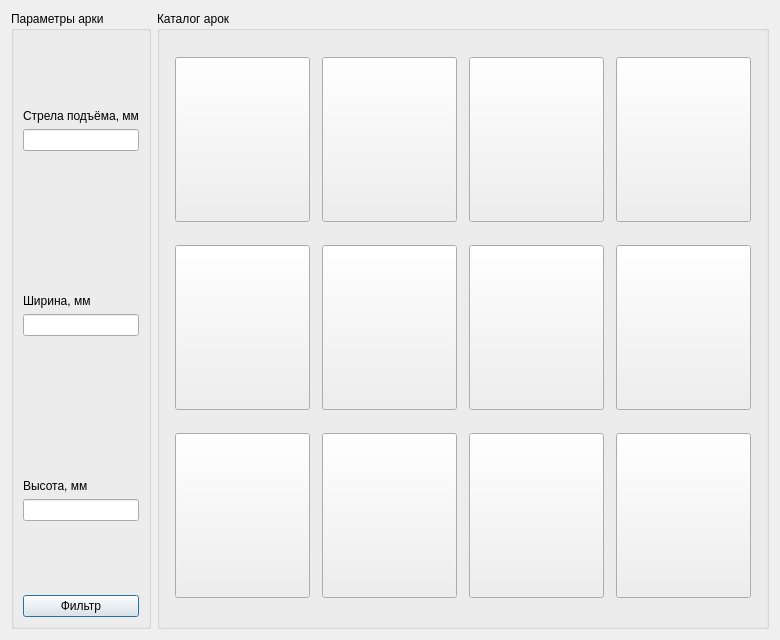
<?xml version="1.0" encoding="UTF-8"?>
<ui version="4.0">
 <class>SecondWindow</class>
 <widget class="QDialog" name="SecondWindow">
  <property name="geometry">
   <rect>
    <x>0</x>
    <y>0</y>
    <width>780</width>
    <height>640</height>
   </rect>
  </property>
  <property name="minimumSize">
   <size>
    <width>780</width>
    <height>640</height>
   </size>
  </property>
  <property name="maximumSize">
   <size>
    <width>780</width>
    <height>640</height>
   </size>
  </property>
  <property name="windowTitle">
   <string>Dialog</string>
  </property>
  <property name="whatsThis">
   <string>&lt;html&gt;&lt;head/&gt;&lt;body&gt;&lt;p align=&quot;center&quot;&gt;&lt;span style=&quot; font-size:9pt;&quot;&gt;Вас приветствует &lt;/span&gt;&lt;span style=&quot; font-size:9pt; font-weight:600; font-style:italic; text-decoration: underline;&quot;&gt;Arch Creator &lt;/span&gt;&lt;span style=&quot; font-size:9pt;&quot;&gt;!&lt;/span&gt;&lt;/p&gt;&lt;p align=&quot;center&quot;&gt;&lt;span style=&quot; font-size:9pt;&quot;&gt;Эта программа поможет Вам создать чертёж арки для дверного или оконного проёма.&lt;/span&gt;&lt;/p&gt;&lt;p align=&quot;justify&quot;&gt;&lt;span style=&quot; font-size:9pt;&quot;&gt;Для создания чертежа, введите значения ширины и высоты проёма, а так же, стрелы подъёма арки в соответствующие поля. Значения указываются в миллиметрах, натуральными числами от 1 до 10 000 включительно. Ниже представлен эскиз арки, на котором указаны требуемые параметры.&lt;/span&gt;&lt;/p&gt;&lt;p align=&quot;center&quot;&gt;&lt;br/&gt;&lt;img src=&quot;:/new/Арка.png&quot;/&gt;&lt;/p&gt;&lt;p align=&quot;justify&quot;&gt;&lt;span style=&quot; font-size:9pt;&quot;&gt;После ввода значений, кликните на кнопку Фильтр. Программа выберет арки, которые возможно построить, при заданых параметрах.&lt;/span&gt;&lt;/p&gt;&lt;p align=&quot;justify&quot;&gt;&lt;span style=&quot; font-size:9pt;&quot;&gt;Обратите внимание на Каталог арок. Фон арок, для которых возможно построение, стал белым. Кликните на нужную Вам арку. Перед Вами появится чертёж выбраной арки. На нём, в миллиметрах, указаны все нужные для построения значения. Часть арок возможно построить, исполюзуя дополнительные построения из геометрических фигур, а некоторорые арки задаются указаными уравнениями. Также на чертеже присутствует иформация о соединении криволинейной и прямоугольной частей арки. Чем ближе значение угла к 0, тем плавнее переход.&lt;/span&gt;&lt;/p&gt;&lt;p align=&quot;justify&quot;&gt;&lt;span style=&quot; font-size:9pt;&quot;&gt;Вы можете сохранить чертёж к себе на компьютер, для этого кликните на кнопку Сохранить и выберите нужную папку.&lt;/span&gt;&lt;/p&gt;&lt;p align=&quot;justify&quot;&gt;&lt;span style=&quot; font-size:9pt;&quot;&gt;Вы можете создавать несколько чертежей одновременно и изменять значение параметров. После каждого изменения кликайте на кнопку Фильтр.&lt;/span&gt;&lt;/p&gt;&lt;p align=&quot;center&quot;&gt;&lt;span style=&quot; font-size:9pt;&quot;&gt;Спасибо, что выбираете нас !&lt;/span&gt;&lt;/p&gt;&lt;/body&gt;&lt;/html&gt;</string>
  </property>
  <layout class="QGridLayout" name="gridLayout">
   <item row="0" column="0">
    <widget class="QGroupBox" name="groupBox">
     <property name="sizePolicy">
      <sizepolicy hsizetype="Maximum" vsizetype="Preferred">
       <horstretch>0</horstretch>
       <verstretch>0</verstretch>
      </sizepolicy>
     </property>
     <property name="title">
      <string>Параметры арки</string>
     </property>
     <layout class="QVBoxLayout" name="verticalLayout_4">
      <item>
       <layout class="QVBoxLayout" name="verticalLayout">
        <item>
         <spacer name="verticalSpacer">
          <property name="orientation">
           <enum>Qt::Vertical</enum>
          </property>
          <property name="sizeHint" stdset="0">
           <size>
            <width>20</width>
            <height>40</height>
           </size>
          </property>
         </spacer>
        </item>
        <item>
         <widget class="QLabel" name="label">
          <property name="text">
           <string>Стрела подъёма, мм</string>
          </property>
         </widget>
        </item>
        <item>
         <widget class="QLineEdit" name="arrow"/>
        </item>
        <item>
         <spacer name="verticalSpacer_2">
          <property name="orientation">
           <enum>Qt::Vertical</enum>
          </property>
          <property name="sizeHint" stdset="0">
           <size>
            <width>20</width>
            <height>40</height>
           </size>
          </property>
         </spacer>
        </item>
       </layout>
      </item>
      <item>
       <layout class="QVBoxLayout" name="verticalLayout_2">
        <item>
         <spacer name="verticalSpacer_3">
          <property name="orientation">
           <enum>Qt::Vertical</enum>
          </property>
          <property name="sizeHint" stdset="0">
           <size>
            <width>20</width>
            <height>40</height>
           </size>
          </property>
         </spacer>
        </item>
        <item>
         <widget class="QLabel" name="label_2">
          <property name="toolTipDuration">
           <number>-1</number>
          </property>
          <property name="text">
           <string>Ширина, мм</string>
          </property>
         </widget>
        </item>
        <item>
         <widget class="QLineEdit" name="width"/>
        </item>
        <item>
         <spacer name="verticalSpacer_4">
          <property name="orientation">
           <enum>Qt::Vertical</enum>
          </property>
          <property name="sizeHint" stdset="0">
           <size>
            <width>20</width>
            <height>40</height>
           </size>
          </property>
         </spacer>
        </item>
       </layout>
      </item>
      <item>
       <layout class="QVBoxLayout" name="verticalLayout_3">
        <item>
         <spacer name="verticalSpacer_5">
          <property name="orientation">
           <enum>Qt::Vertical</enum>
          </property>
          <property name="sizeHint" stdset="0">
           <size>
            <width>20</width>
            <height>40</height>
           </size>
          </property>
         </spacer>
        </item>
        <item>
         <widget class="QLabel" name="label_3">
          <property name="text">
           <string>Высота, мм</string>
          </property>
         </widget>
        </item>
        <item>
         <widget class="QLineEdit" name="height"/>
        </item>
        <item>
         <spacer name="verticalSpacer_6">
          <property name="orientation">
           <enum>Qt::Vertical</enum>
          </property>
          <property name="sizeHint" stdset="0">
           <size>
            <width>20</width>
            <height>40</height>
           </size>
          </property>
         </spacer>
        </item>
       </layout>
      </item>
      <item>
       <widget class="QPushButton" name="pushButton">
        <property name="text">
         <string>Фильтр</string>
        </property>
       </widget>
      </item>
     </layout>
    </widget>
   </item>
   <item row="0" column="1">
    <widget class="QGroupBox" name="groupBox_2">
     <property name="title">
      <string>Каталог арок</string>
     </property>
     <layout class="QGridLayout" name="gridLayout_2">
      <item row="0" column="0">
       <widget class="QPushButton" name="pushButton_2">
        <property name="minimumSize">
         <size>
          <width>135</width>
          <height>165</height>
         </size>
        </property>
        <property name="maximumSize">
         <size>
          <width>135</width>
          <height>165</height>
         </size>
        </property>
        <property name="text">
         <string/>
        </property>
       </widget>
      </item>
      <item row="2" column="1">
       <widget class="QPushButton" name="pushButton_10">
        <property name="minimumSize">
         <size>
          <width>135</width>
          <height>165</height>
         </size>
        </property>
        <property name="maximumSize">
         <size>
          <width>135</width>
          <height>165</height>
         </size>
        </property>
        <property name="text">
         <string/>
        </property>
       </widget>
      </item>
      <item row="2" column="2">
       <widget class="QPushButton" name="pushButton_13">
        <property name="minimumSize">
         <size>
          <width>135</width>
          <height>165</height>
         </size>
        </property>
        <property name="maximumSize">
         <size>
          <width>135</width>
          <height>165</height>
         </size>
        </property>
        <property name="text">
         <string/>
        </property>
       </widget>
      </item>
      <item row="2" column="0">
       <widget class="QPushButton" name="pushButton_12">
        <property name="minimumSize">
         <size>
          <width>135</width>
          <height>165</height>
         </size>
        </property>
        <property name="maximumSize">
         <size>
          <width>135</width>
          <height>165</height>
         </size>
        </property>
        <property name="text">
         <string/>
        </property>
       </widget>
      </item>
      <item row="0" column="1">
       <widget class="QPushButton" name="pushButton_4">
        <property name="minimumSize">
         <size>
          <width>135</width>
          <height>165</height>
         </size>
        </property>
        <property name="maximumSize">
         <size>
          <width>135</width>
          <height>165</height>
         </size>
        </property>
        <property name="text">
         <string/>
        </property>
       </widget>
      </item>
      <item row="1" column="3">
       <widget class="QPushButton" name="pushButton_7">
        <property name="minimumSize">
         <size>
          <width>135</width>
          <height>165</height>
         </size>
        </property>
        <property name="maximumSize">
         <size>
          <width>135</width>
          <height>165</height>
         </size>
        </property>
        <property name="text">
         <string/>
        </property>
       </widget>
      </item>
      <item row="0" column="2">
       <widget class="QPushButton" name="pushButton_3">
        <property name="minimumSize">
         <size>
          <width>135</width>
          <height>165</height>
         </size>
        </property>
        <property name="maximumSize">
         <size>
          <width>135</width>
          <height>165</height>
         </size>
        </property>
        <property name="text">
         <string/>
        </property>
       </widget>
      </item>
      <item row="0" column="3">
       <widget class="QPushButton" name="pushButton_5">
        <property name="minimumSize">
         <size>
          <width>135</width>
          <height>165</height>
         </size>
        </property>
        <property name="maximumSize">
         <size>
          <width>135</width>
          <height>165</height>
         </size>
        </property>
        <property name="text">
         <string/>
        </property>
       </widget>
      </item>
      <item row="1" column="1">
       <widget class="QPushButton" name="pushButton_6">
        <property name="minimumSize">
         <size>
          <width>135</width>
          <height>165</height>
         </size>
        </property>
        <property name="maximumSize">
         <size>
          <width>135</width>
          <height>165</height>
         </size>
        </property>
        <property name="text">
         <string/>
        </property>
       </widget>
      </item>
      <item row="1" column="2">
       <widget class="QPushButton" name="pushButton_9">
        <property name="minimumSize">
         <size>
          <width>135</width>
          <height>165</height>
         </size>
        </property>
        <property name="maximumSize">
         <size>
          <width>135</width>
          <height>165</height>
         </size>
        </property>
        <property name="text">
         <string/>
        </property>
       </widget>
      </item>
      <item row="2" column="3">
       <widget class="QPushButton" name="pushButton_11">
        <property name="minimumSize">
         <size>
          <width>135</width>
          <height>165</height>
         </size>
        </property>
        <property name="maximumSize">
         <size>
          <width>135</width>
          <height>165</height>
         </size>
        </property>
        <property name="text">
         <string/>
        </property>
       </widget>
      </item>
      <item row="1" column="0">
       <widget class="QPushButton" name="pushButton_8">
        <property name="minimumSize">
         <size>
          <width>135</width>
          <height>165</height>
         </size>
        </property>
        <property name="maximumSize">
         <size>
          <width>135</width>
          <height>165</height>
         </size>
        </property>
        <property name="text">
         <string/>
        </property>
       </widget>
      </item>
     </layout>
    </widget>
   </item>
  </layout>
 </widget>
 <resources/>
 <connections/>
</ui>
